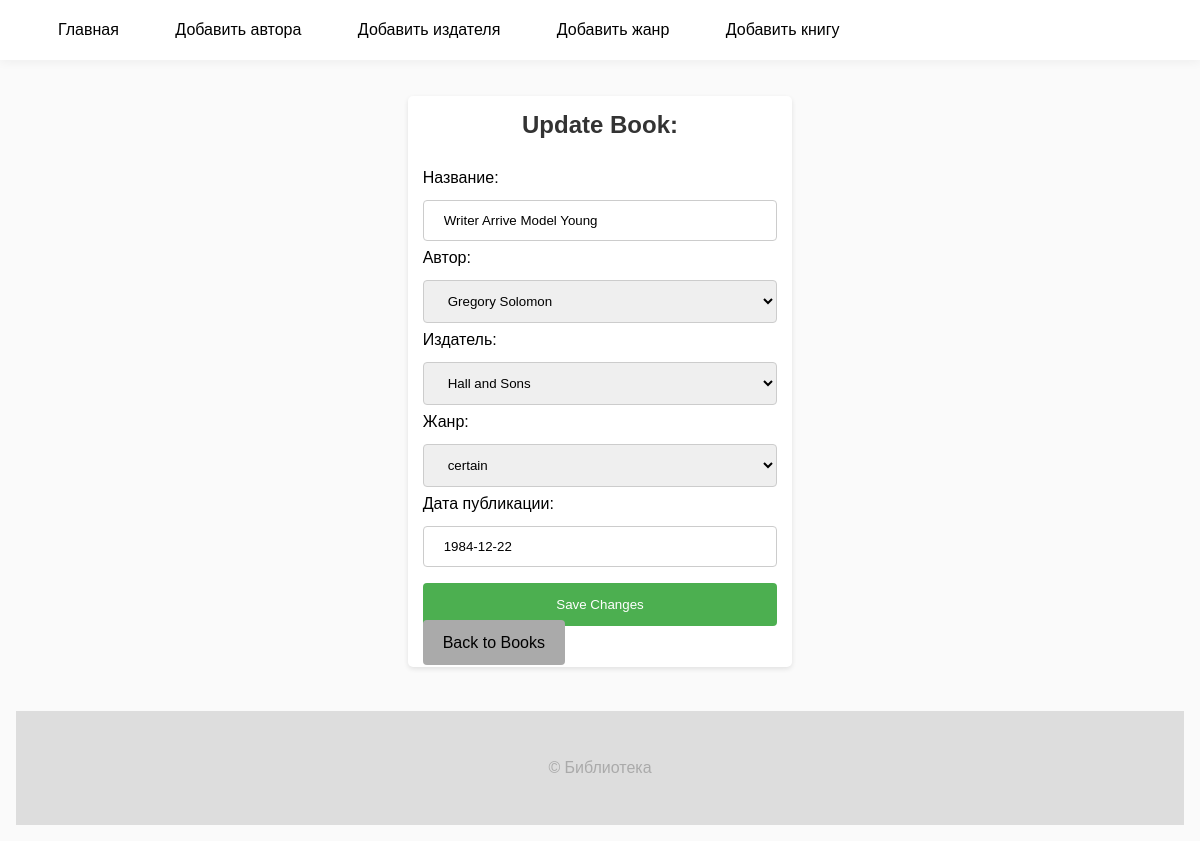
Screenshot of /books/4/update/ with the database file from the repository.
### books/models.py (models this page shows, shortened)
class Book(models.Model):
    title = models.CharField(max_length=200, verbose_name="Название")
    author = models.ForeignKey(Author, on_delete=models.CASCADE, verbose_name="Автор")
    publishers = models.ForeignKey(Publisher,on_delete=models.CASCADE, verbose_name="Издатель")
    gende = models.ForeignKey(Genre, on_delete=models.CASCADE, verbose_name="Жанр")
    published_date = models.DateField(null=False, blank=True, verbose_name="Дата публикации")

### books/views.py (the view)
# urls.py: path('books/<int:pk>/update/', views.update_book, name='update-book'),
def update_book(request, pk):
    book = Book.objects.get(id=pk)
    form = BookForm(instance=book)
    if request.method == 'POST':
        form = BookForm(request.POST, instance=book)
        if form.is_valid():
            form.save()
            return redirect('update-book', pk=pk)
    context = {
        'form': form,
        'title': f'Update Book: {book.title}',
        'update': True
    }
    return render(request, 'books/update_book.html', context)

### books/forms.py
class BookForm(forms.ModelForm):
    class Meta:
        model = Book
        fields = '__all__'

### books/models.py (called while the page is built)
    def __str__(self):
        return f'{self.first_name} {self.last_name}'

    def __str__(self):
        return self.name

    def __str__(self):
        return self.name

### books/templates/books/update_book.html (shortened to what this page needs)
{% extends 'books/base.html' %}
{% block content %}
<div class="container">
    <div class="row justify-content-center">
        <div class="col-md-6">
            <h2>Update Book: {{ book.title }}</h2>
            <form method="post" novalidate>
                {{ form.as_p }}
                <button type="submit" class="btn btn-primary">Save Changes</button>
                <a href="{% url 'book-list' %}" class="btn btn-secondary">Back to Books</a>
            </form>
        </div>
    </div>
</div>
{% endblock %}

### books/static/books/css/styles.css (style rules this page uses)
body { font-family: Arial, sans-serif; margin: 0; padding: 0; background-color: #f4f4f4; }
.container { max-width: 960px; margin: 20px auto; padding: 15px; margin-top: 80px; background-color: #fff; border-radius: 5px; box-shadow: 0 2px 5px rgba(0, 0, 0, 0.1); }
h1, h2 { text-align: center; color: #333; }
form { width: 100%; margin-top: 30px; }
label { display: inline-block; margin-bottom: 5px; }
input[type="text"], input[type="date"], textarea, select { width: 100%; padding: 12px 20px; margin: 8px 0; display: inline-block; border: 1px solid #ccc; border-radius: 4px; box-sizing: border-box; }
input[type="submit"], .btn { width: 100%; background-color: #4CAF50; color: white; padding: 14px 20px; margin: 8px 0; border: none; border-radius: 4px; cursor: pointer; }
.btn-secondary { background-color: #aaa; color: #000; }
a, u { text-decoration: none; }
* { margin: 0; padding: 0; box-sizing: border-box; font-family: Arial, Helvetica, sans-serif; }
body { background-color: #fafafa; min-height: 100vh; display: flex; flex-direction: column; gap: 24px; padding: 16px; }

### rows the page displays
Book: title "Writer Arrive Model Young", author "Gregory Solomon", publishers "Hall and Sons", gende "certain", published_date "1984-12-22"
